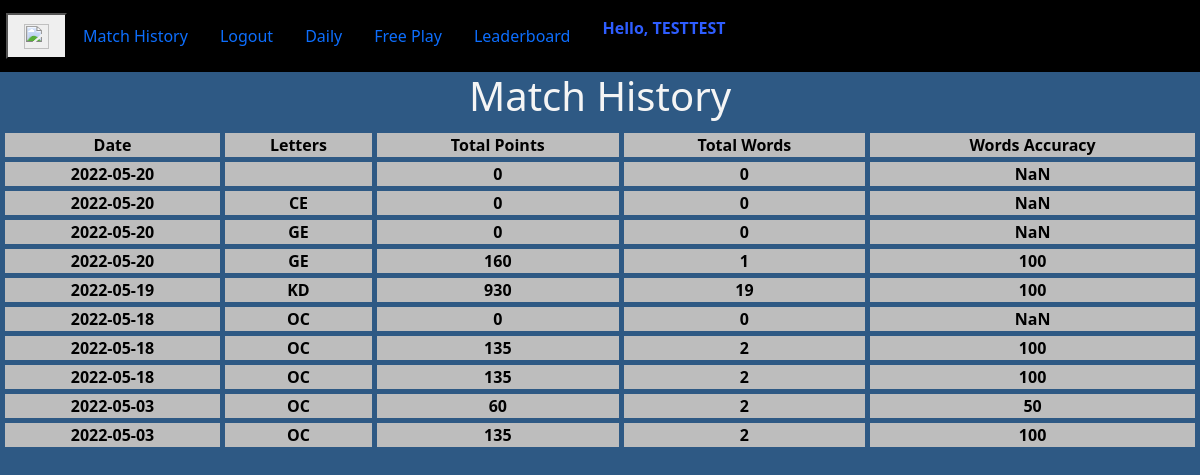
/matchHistory (signed in), run on the app's committed database.
### app/models.py (models this page shows, shortened)
class User(UserMixin,db.Model):
    id = db.Column(db.Integer, primary_key=True)
    username = db.Column(db.String(64), index=True, unique=True)
    password_hash = db.Column(db.String(128))
    histories = db.relationship('History', backref='user')

class History(db.Model):
    id = db.Column(db.Integer, primary_key=True)
    user_id = db.Column(db.Integer, db.ForeignKey('user.id'))
    date = db.Column(db.DateTime, nullable=False)
    letters = db.Column(db.String(2), nullable=False)
    points = db.Column(db.Integer, nullable=False)
    totalWords = db.Column(db.Integer, nullable=False)
    wordAccuracy = db.Column(db.Integer,nullable=False)

### app/routes.py (the view)
@app.route('/matchHistory')
@login_required
def matchHistory():
    data = current_user.histories
    sortedData = []
    for i in data:
        sortedData.append(
        {
            "date":str(i.date.date()),
            "letters":i.letters,
            "points":i.points,
            "totalWords":i.totalWords,
            "wordAccuracy":i.wordAccuracy
        }
        )
    sortedData.sort(key=lambda x : x.get('date'), reverse=True)
    return render_template('matchHistory.html', data=sortedData, title="Match History")

### app/models.py (called while the page is built)
@login.user_loader
def load_user(id):
    return User.query.get(int(id))

### app/templates/matchHistory.html
{% extends "base.html" %}
{% block content %}
    <h1>Match History</h1>
    <table class="center" style="width: 100%">
        <tr>
            <th>Date</th>
            <th>Letters</th>
            <th>Total Points</th>
            <th>Total Words</th>
            <th>Words Accuracy</th>
        </tr>
        {% for item in data %}
            <tr>
                <th>{{ item.date }}</th>
                <th>{{ item.letters }}</th>
                <th>{{ item.points }}</th>
                <th>{{ item.totalWords }}</th>
                <th>{{ item.wordAccuracy }}</th>
            </tr>
        {% endfor %}
    </table>
{% endblock %}

### app/templates/base.html (shortened to what this page needs)
<!DOCTYPE html>
<html lang="en">
<head>
    <link rel="stylesheet" href="{{ url_for('static',filename='CSS/Styles.css') }}">
    <link rel="stylesheet" href="{{ url_for('static',filename='CSS/keyboard.css') }}">
    <link rel="stylesheet" href="{{ url_for('static',filename='CSS/Popup.css') }}">
    <link rel="stylesheet" href="{{ url_for('static',filename='CSS/countdown.css') }}">
    <link rel="stylesheet" href="{{ url_for('static',filename='CSS/startButton.css') }}">
    <link rel="stylesheet" href="{{ url_for('static',filename='CSS/timer.css') }}">
    <link href="https://cdn.jsdelivr.net/npm/bootstrap@5.0.2/dist/css/bootstrap.min.css" rel="stylesheet">
</head>
<body id="keys">
    <nav class="navbar navbar-expand-lg" id="nav">
        <button class="nav-link" type="button" onclick="imageChange()"> <img src="https://w7.pngwing.com/pngs/131/14/png-transparent-audio-mute-sound-speaker-volume-basic-web-elements-icon.png" id="myImg" width="25" height="25" /></button>
        {% if current_user.is_anonymous %}
            <a class="nav-link" href="{{ url_for('login') }}">LOGIN</a>
            <a class="nav-link" href="{{ url_for('register') }}">REGISTER</a>
        {% else %}
            <a class="nav-link" href="{{ url_for('matchHistory') }}">Match History</a>
            <a class="nav-link" href="{{ url_for('logout') }}">Logout</a>
            <a class="nav-link" href="{{ url_for('daily') }}">Daily</a>
        {% endif %}
            <a class="nav-link" href="{{ url_for('free_play') }}">Free Play</a>
            <a class="nav-link" href="{{ url_for('leaderboard') }}">Leaderboard</a>
        {% if not current_user.is_anonymous %}
            <p class="nav-link" id="user"> Hello, {{current_user.username}} </p>
        {% endif %}
    </nav>
    {% block content %}
    {% endblock %}
</body>
</html>

### app/static/CSS/Styles.css (style rules this page uses)
body { text-align: center; }
#keys { background-color: #2E5984; }
html { background-color: #2E5984; }
h1 { color: whitesmoke; }
nav { background-color: black; padding-left: 0.5%; }
table.center { color: black; margin-left: auto; margin-right: auto; border-collapse: separate; border-spacing: 5px; }
th, td { background-color: #bdbdbd; }
#user { color: #2e5dff; font-weight: bold; }
#myImg { width: 25px; height: 25px; }

### app/static/CSS/Popup.css (style rules this page uses)
*, *:before, *:after { padding: 0; margin: 0; box-sizing: border-box; }

### data on the page
User: username "TESTTEST"
History: date "2022-05-20", points "0", totalWords "0", wordAccuracy "NaN"
History: date "2022-05-20", letters "CE", points "0", totalWords "0", wordAccuracy "NaN"
History: date "2022-05-20", letters "GE", points "0", totalWords "0", wordAccuracy "NaN"
History: date "2022-05-20", letters "GE", points "160", totalWords "1", wordAccuracy "100"
History: date "2022-05-19", letters "KD", points "930", totalWords "19", wordAccuracy "100"
History: date "2022-05-18", letters "OC", points "0", totalWords "0", wordAccuracy "NaN"
History: date "2022-05-18", letters "OC", points "135", totalWords "2", wordAccuracy "100"
History: date "2022-05-18", letters "OC", points "135", totalWords "2", wordAccuracy "100"
History: date "2022-05-03", letters "OC", points "60", totalWords "2", wordAccuracy "50"
History: date "2022-05-03", letters "OC", points "135", totalWords "2", wordAccuracy "100"
